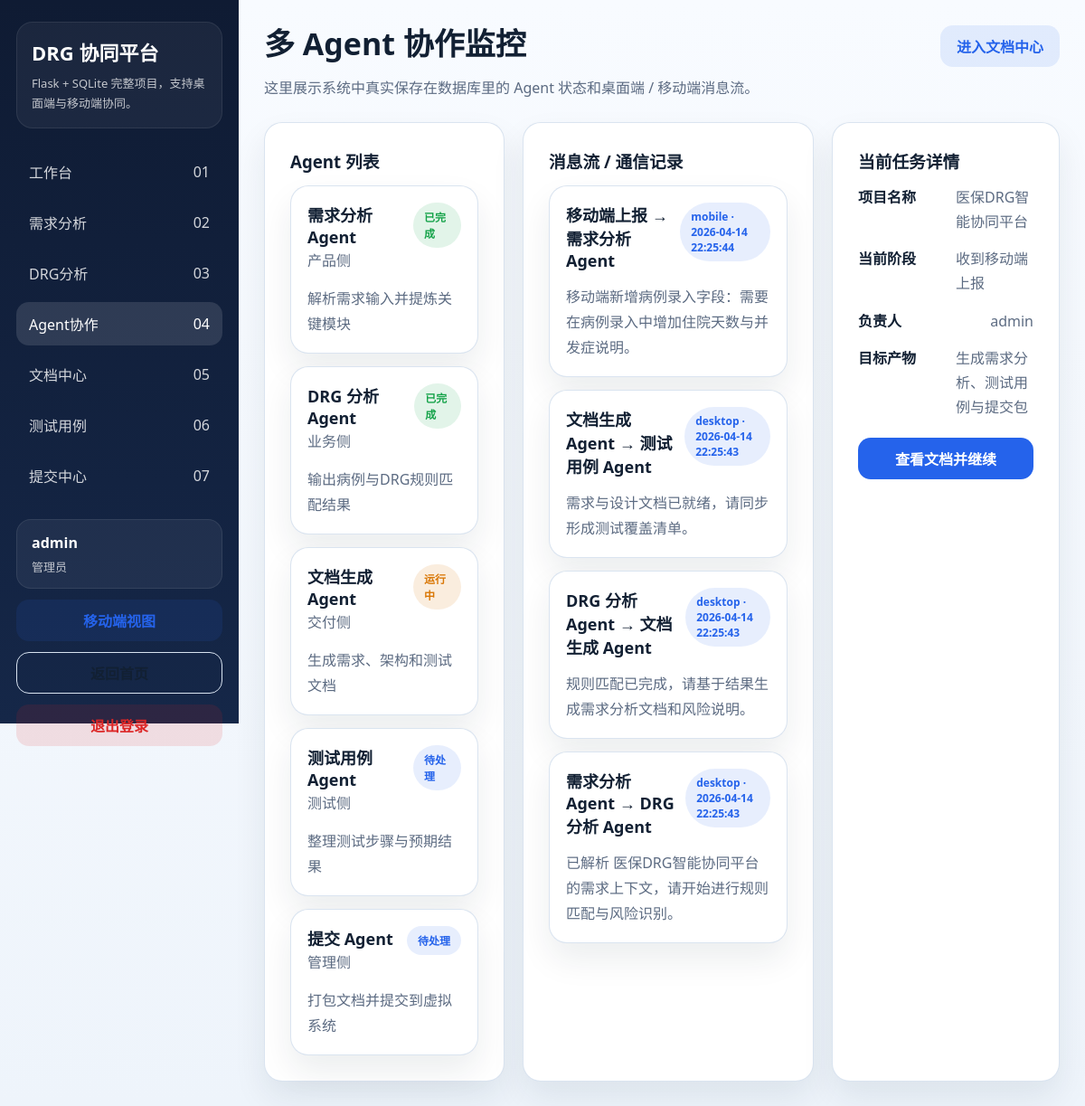
Page /agents (signed in) on the committed database.
### tables this page shows
CREATE TABLE users (
            id INTEGER PRIMARY KEY AUTOINCREMENT,
            username TEXT NOT NULL UNIQUE,
            password_hash TEXT NOT NULL,
            role TEXT NOT NULL,
            created_at TEXT NOT NULL
        );

CREATE TABLE agents (
            id INTEGER PRIMARY KEY AUTOINCREMENT,
            project_id INTEGER NOT NULL,
            name TEXT NOT NULL,
            owner TEXT NOT NULL,
            status TEXT NOT NULL,
            focus TEXT NOT NULL,
            updated_at TEXT NOT NULL,
            FOREIGN KEY(project_id) REFERENCES projects(id)
        );

CREATE TABLE messages (
            id INTEGER PRIMARY KEY AUTOINCREMENT,
            project_id INTEGER NOT NULL,
            sender TEXT NOT NULL,
            receiver TEXT NOT NULL,
            content TEXT NOT NULL,
            source TEXT NOT NULL,
            created_at TEXT NOT NULL,
            FOREIGN KEY(project_id) REFERENCES projects(id)
        );

CREATE TABLE projects (
            id INTEGER PRIMARY KEY AUTOINCREMENT,
            name TEXT NOT NULL,
            owner_name TEXT NOT NULL,
            priority TEXT NOT NULL,
            phase TEXT NOT NULL,
            target TEXT NOT NULL,
            description TEXT NOT NULL,
            created_at TEXT NOT NULL,
            updated_at TEXT NOT NULL
        );

### app.py (the view)
@app.route("/agents")
@login_required
def agents_page():
    project = get_project()
    return render_template(
        "agents.html",
        page_key="agents",
        project=project,
        agents=get_agents(project["id"]),
        messages=get_messages(project["id"]),
    )

### app.py (called while the page is built)
def get_db() -> sqlite3.Connection:
    if "db" not in g:
        connection = sqlite3.connect(app.config["DATABASE"])
        connection.row_factory = sqlite3.Row
        g.db = connection
    return g.db

def fetch_one(query: str, params: tuple[Any, ...] = ()) -> sqlite3.Row | None:
    return get_db().execute(query, params).fetchone()

def fetch_all(query: str, params: tuple[Any, ...] = ()) -> list[sqlite3.Row]:
    return get_db().execute(query, params).fetchall()

def get_project() -> sqlite3.Row:
    project = fetch_one("SELECT * FROM projects ORDER BY id LIMIT 1")
    if project is None:
        raise RuntimeError("Project seed data not found.")
    return project

def get_agents(project_id: int) -> list[sqlite3.Row]:
    return fetch_all("SELECT * FROM agents WHERE project_id = ? ORDER BY id", (project_id,))

def get_messages(project_id: int) -> list[sqlite3.Row]:
    return fetch_all("SELECT * FROM messages WHERE project_id = ? ORDER BY id DESC", (project_id,))

def login_required(view):
    @wraps(view)
    def wrapped_view(**kwargs):
        if g.user is None:
            return redirect(url_for("login"))
        return view(**kwargs)
    return wrapped_view

@app.before_request
def load_logged_in_user() -> None:
    user_id = session.get("user_id")
    if user_id is None:
        g.user = None
        return
    g.user = fetch_one("SELECT * FROM users WHERE id = ?", (user_id,))

@app.context_processor
def inject_globals() -> dict[str, Any]:
    return {"current_user": g.get("user")}

### templates/agents.html (shortened to what this page needs)
{% extends 'base.html' %}
{% block content %}
<header class="topbar">
    <div>
        <h1>多 Agent 协作监控</h1>
        <p>这里展示系统中真实保存在数据库里的 Agent 状态和桌面端 / 移动端消息流。</p>
    </div>
    <div class="topbar-actions">
        <a class="button-secondary" href="{{ url_for('documents_page') }}">进入文档中心</a>
    </div>
</header>
<section class="board-grid">
    <article class="panel">
        <div class="panel-header"><h3>Agent 列表</h3></div>
        <div class="list-stack">
            {% for item in agents %}
                <div class="item-card">
                    <div class="item-card-top wrap-top">
                        <div>
                            <strong>{{ item['name'] }}</strong>
                            <p>{{ item['owner'] }}</p>
                        </div>
                        <span class="status-tag {% if item['status'] == '已完成' %}success{% elif item['status'] == '运行中' %}warning{% endif %}">{{ item['status'] }}</span>
                    </div>
                    <p>{{ item['focus'] }}</p>
                </div>
            {% endfor %}
        </div>
    </article>
    <article class="panel">
        <div class="panel-header"><h3>消息流 / 通信记录</h3></div>
        <div class="list-stack">
            {% for item in messages %}
                <div class="item-card">
                    <div class="item-card-top wrap-top">
                        <strong>{{ item['sender'] }} → {{ item['receiver'] }}</strong>
                        <span class="status-tag">{{ item['source'] }} · {{ item['created_at'] }}</span>
                    </div>
                    <p>{{ item['content'] }}</p>
                </div>
            {% endfor %}
        </div>
    </article>
    <article class="panel">
        <div class="panel-header"><h3>当前任务详情</h3></div>
        <div class="info-list">
            <div class="info-row"><strong>项目名称</strong><span>{{ project['name'] }}</span></div>
            <div class="info-row"><strong>当前阶段</strong><span>{{ project['phase'] }}</span></div>
            <div class="info-row"><strong>负责人</strong><span>{{ project['owner_name'] }}</span></div>
            <div class="info-row"><strong>目标产物</strong><span>{{ project['target'] }}</span></div>
        </div>
        <div class="form-actions" style="margin-top: 20px;">
            <a class="button full" href="{{ url_for('documents_page') }}">查看文档并继续</a>
        </div>
    </article>
</section>
{% endblock %}

### templates/base.html (shortened to what this page needs)
<!DOCTYPE html>
<html lang="zh-CN">
<head>
    <link rel="stylesheet" href="{{ url_for('static', filename='css/style.css') }}" />
</head>
<body>
<div class="app-shell">
    <aside class="sidebar">
        <div class="brand-block">
            <h2 class="brand-title">DRG 协同平台</h2>
            <p class="brand-subtitle">Flask + SQLite 完整项目，支持桌面端与移动端协同。</p>
        </div>
        <nav class="nav-list">
            <a class="nav-item {% if page_key == 'dashboard' %}active{% endif %}" href="{{ url_for('dashboard') }}"><span>工作台</span><span>01</span></a>
            <a class="nav-item {% if page_key == 'analysis' %}active{% endif %}" href="{{ url_for('analysis') }}"><span>需求分析</span><span>02</span></a>
            <a class="nav-item {% if page_key == 'cases' %}active{% endif %}" href="{{ url_for('cases_page') }}"><span>DRG分析</span><span>03</span></a>
            <a class="nav-item {% if page_key == 'agents' %}active{% endif %}" href="{{ url_for('agents_page') }}"><span>Agent协作</span><span>04</span></a>
            <a class="nav-item {% if page_key == 'documents' %}active{% endif %}" href="{{ url_for('documents_page') }}"><span>文档中心</span><span>05</span></a>
            <a class="nav-item {% if page_key == 'tests' %}active{% endif %}" href="{{ url_for('tests_page') }}"><span>测试用例</span><span>06</span></a>
            <a class="nav-item {% if page_key == 'submit' %}active{% endif %}" href="{{ url_for('submit_page') }}"><span>提交中心</span><span>07</span></a>
        </nav>
        <div class="sidebar-footer">
            <div class="user-mini-card">
                <strong>{{ current_user['username'] if current_user else '访客' }}</strong>
                <span>{{ current_user['role'] if current_user else '未登录' }}</span>
            </div>
            <a class="button-secondary full" href="{{ url_for('mobile_home') }}">移动端视图</a>
            <a class="button-ghost full" href="{{ url_for('index') }}">返回首页</a>
            <a class="button-danger full" href="{{ url_for('logout') }}">退出登录</a>
        </div>
    </aside>
    <main class="main-content">
        {% block content %}{% endblock %}
    </main>
</div>
</body>
</html>

### rows in the picture
users: username "admin", role "管理员"
agents: name "需求分析 Agent", owner "产品侧", status "已完成", focus "解析需求输入并提炼关键模块"
agents: name "DRG 分析 Agent", owner "业务侧", status "已完成", focus "输出病例与DRG规则匹配结果"
agents: name "文档生成 Agent", owner "交付侧", status "运行中", focus "生成需求、架构和测试文档"
agents: name "测试用例 Agent", owner "测试侧", status "待处理", focus "整理测试步骤与预期结果"
agents: name "提交 Agent", owner "管理侧", status "待处理", focus "打包文档并提交到虚拟系统"
messages: sender "移动端上报", receiver "需求分析 Agent", source "mobile", created_at "2026-04-14 22:25:44", content "移动端新增病例录入字段：需要在病例录入中增加住院天数与并发症说明。"
messages: sender "文档生成 Agent", receiver "测试用例 Agent", source "desktop", created_at "2026-04-14 22:25:43", content "需求与设计文档已就绪，请同步形成测试覆盖清单。"
messages: sender "DRG 分析 Agent", receiver "文档生成 Agent", source "desktop", created_at "2026-04-14 22:25:43", content "规则匹配已完成，请基于结果生成需求分析文档和风险说明。"
messages: sender "需求分析 Agent", receiver "DRG 分析 Agent", source "desktop", created_at "2026-04-14 22:25:43", content "已解析 医保DRG智能协同平台 的需求上下文，请开始进行规则匹配与风险识别。"
projects: name "医保DRG智能协同平台", phase "收到移动端上报", owner_name "admin", target "生成需求分析、测试用例与提交包"
